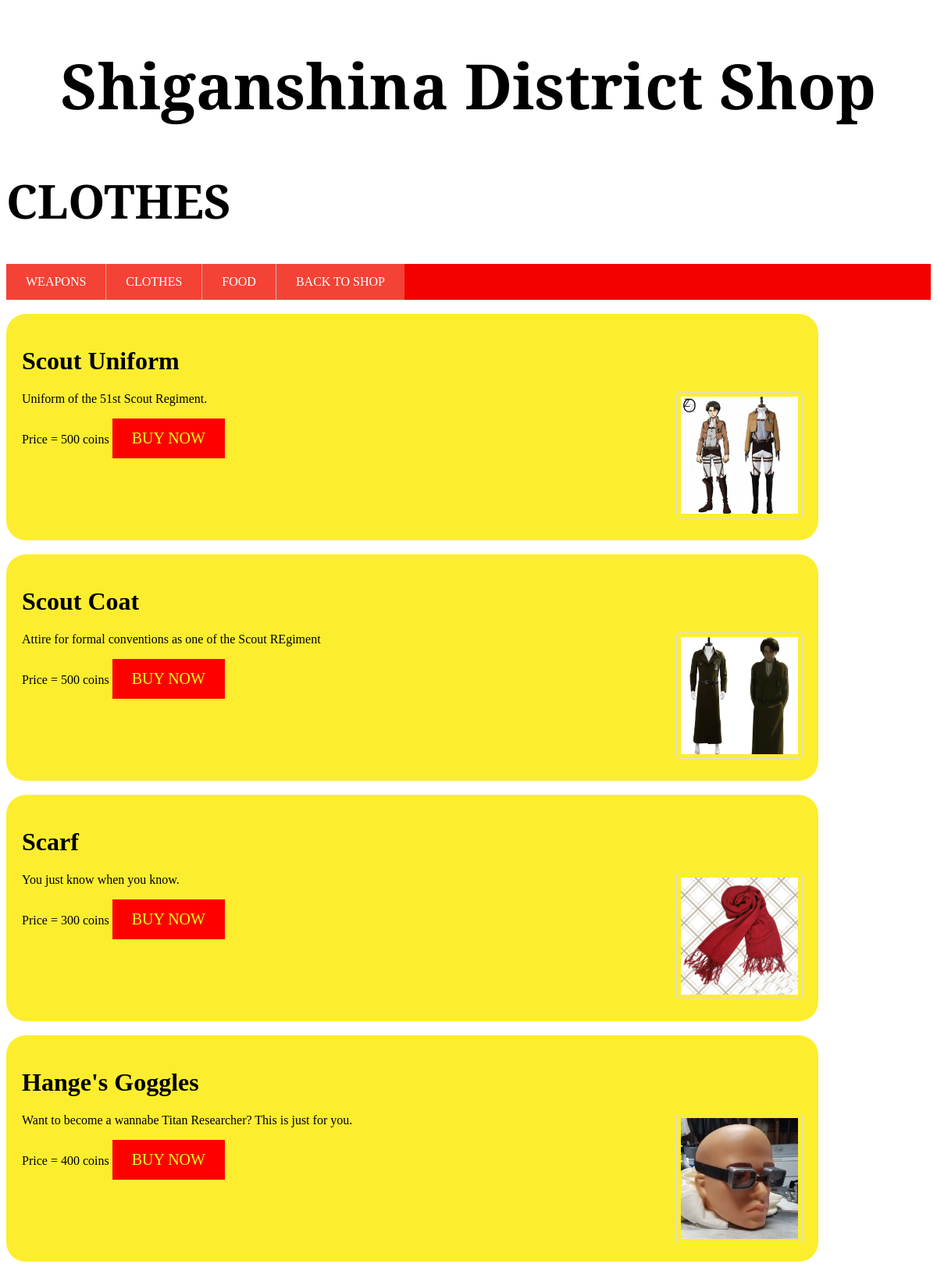
Page /clothes/ on the committed database.
### titan/models.py (models this page shows)
class clt(models.Model):
    title = models.CharField(max_length=100)
    description = models.TextField()
    price = models.IntegerField()
    image = models.ImageField(default='default.jpg', upload_to='product_pics')

### titan/views.py (the view)
# urls.py: path('clothes/', views.clothes, name='titan-clothes'),
def clothes(request):
    context2 = {
        'clts' : clt.objects.all()
    }
    return render(request, 'titan/clothes.html', context2)

### titan/templates/titan/clothes.html (shortened to what this page needs)
<!DOCTYPE html>
<html>
<head>
</head>
<body>
<h1 style="font-family: Vollkorn SC; font-size: 80px; text-align:center;" class="font-effect-fire"><strong>Shiganshina District Shop</strong></h1>
  <h1 class='font-effect-fire' style="font-family: Vollkorn SC; font-size: 60px;">CLOTHES</h1>
<ul class='c'>
  <li><a href="http://127.0.0.1:8000/weapons">WEAPONS</a></li>
  <li><a href="http://127.0.0.1:8000/clothes">CLOTHES</a></li>
  <li><a href="http://127.0.0.1:8000/food">FOOD</a></li>
  <li><a href="http://127.0.0.1:8000/shopping/">BACK TO SHOP</a></li>
</ul>
<br>
{% for ct in clts %}
<div id="rcorners1">
      <h1 style="font-family: Georgia, 'Times New Roman', Times, serif;">{{ ct.title }}</h1>
      <p style="font-family: Georgia, 'Times New Roman', Times, serif;">{{ ct.description }}<img align='right' src="{{ ct.image.url }}"></p>
      <p style="font-family: Georgia, 'Times New Roman', Times, serif;">Price = {{ ct.price }} coins
        <a href="http://127.0.0.1:8000/transaction" style="font-family: Vollkorn SC; font-size: 20px; color:rgb(233, 255, 38); background-color: red;">BUY NOW</a></p>
</div>
<br>
{% endfor %}
</body>
</html>

### titan/templates/titan/clothes.html (style rules this page uses)
a:link, a:visited { background-color: #f44336; color: white; padding: 14px 25px; text-align: center; text-decoration: none; display: inline-block; }
#rcorners1 { border-radius: 25px; background: #fcee2e; padding: 20px; width: 1000px; height: 250px; }
img { border: 1px solid #ddd; border-radius: 4px; padding: 5px; width: 150px; }
ul.c { list-style-type: none; margin: 0; padding: 0; overflow: hidden; background-color: rgb(243, 0, 0); }
li { float: left; border-right:1px solid #bbb; }
li:last-child { border-right: none; }
li a { display: block; color: white; text-align: center; padding: 14px 16px; text-decoration: none; }
body { background-image: url("https://cdn.wallpapersafari.com/64/11/IrnlpU.png"); }

### rows in the picture
clt: title "Scout Uniform", description "Uniform of the 51st Scout Regiment.", image (picture), price "500"
clt: title "Scout Coat", description "Attire for formal conventions as one of the Scout REgiment", image (picture), price "500"
clt: title "Scarf", description "You just know when you know.", image (picture), price "300"
clt: title "Hange's Goggles", description "Want to become a wannabe Titan Researcher? This is just for you.", image (picture), price "400"
